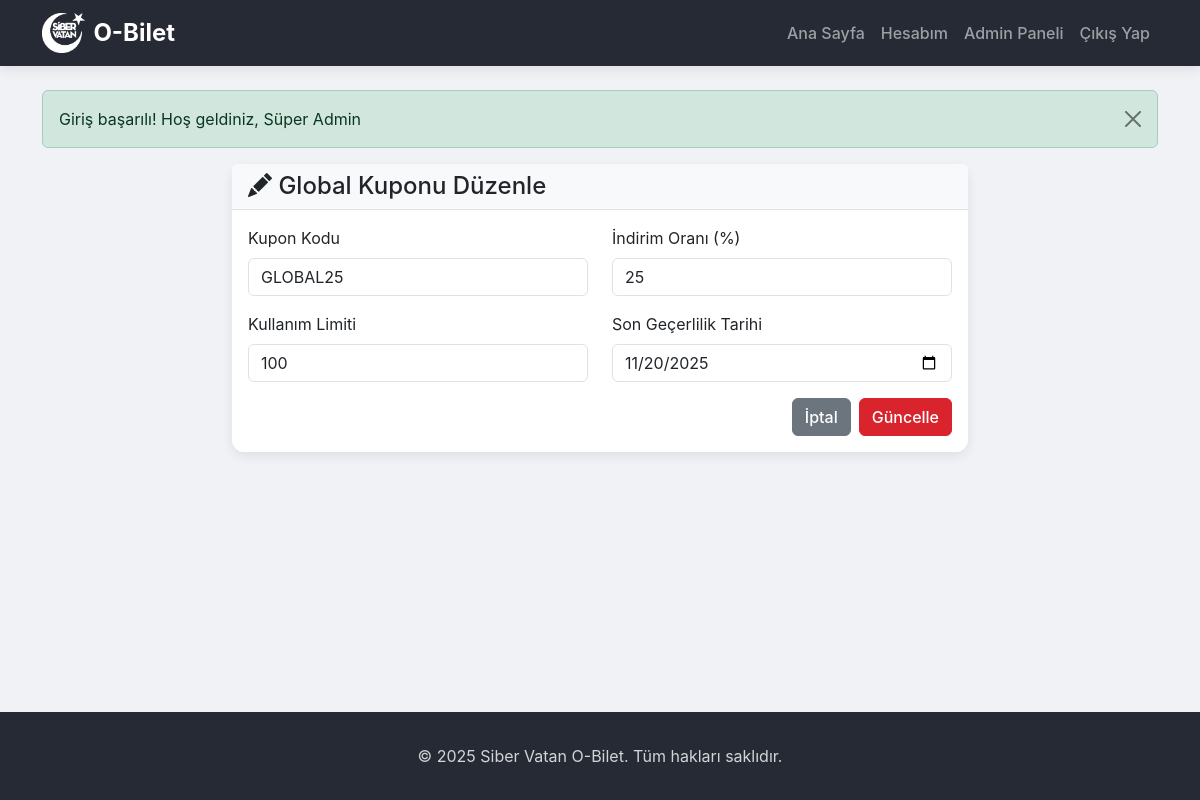
The page /public/admin/editCoupon/8a2e74c6-ef25-4ad3-baa2-f634688ac799 (signed in) on the database its author committed.
### tables this page shows
CREATE TABLE Coupons (
            id TEXT PRIMARY KEY,
            code TEXT UNIQUE NOT NULL,
            discount REAL NOT NULL, -- Oransal (örn: 0.10 for 10%) veya sabit
            usage_limit INTEGER NOT NULL DEFAULT 1,
            expire_date DATETIME NOT NULL,
            company_id TEXT, -- NULL ise global kupon
            created_at DATETIME DEFAULT CURRENT_TIMESTAMP,
            FOREIGN KEY (company_id) REFERENCES Bus_Company(id) ON DELETE SET NULL
        );

### src/Controllers/BaseController.php (called while the page is built, shortened)
<?php
class BaseController {
    public function __construct($pdo) {
        $this->pdo = $pdo;
    }
    protected function view($viewName, $data = []) {
        extract($data);
        require __DIR__ . "/../Views/{$viewName}.php";
        require __DIR__ . '/../Views/layout.php';
    }
}
?>

### public/index.php (called while the page is built, shortened)
<?php
require_once __DIR__ . '/../src/Controllers/BaseController.php';
require_once __DIR__ . '/../router.php';
?>

### src/Models/Coupon.php (called while the page is built, shortened)
<?php
class Coupon {
    private $pdo;
    public function __construct($pdo) {
        $this->pdo = $pdo;
    }
    public function findById($id) {
        $stmt = $this->pdo->prepare("SELECT * FROM Coupons WHERE id = ?");
        $stmt->execute([$id]);
        return $stmt->fetch(PDO::FETCH_ASSOC);
    }
}
?>

### src/Views/admin/edit_coupon.php (the view)
<div class="row justify-content-center">
    <div class="col-md-8">
        <div class="card">
            <div class="card-header">
                <h4 class="mb-0"><i class="bi bi-pencil-fill"></i> Global Kuponu Düzenle</h4>
            </div>
            <div class="card-body">
                <?php if (isset($coupon)): ?>
                <form action="/sibervatanbilet/public/admin/editCoupon/<?php echo $coupon['id']; ?>" method="POST">
                    <div class="row">
                        <div class="col-md-6 mb-3">
                            <label for="code" class="form-label">Kupon Kodu</label>
                            <input type="text" class="form-control" id="code" name="code" value="<?php echo htmlspecialchars($coupon['code']); ?>" required>
                        </div>
                        <div class="col-md-6 mb-3">
                            <label for="discount" class="form-label">İndirim Oranı (%)</label>
                            <input type="number" class="form-control" id="discount" name="discount" value="<?php echo htmlspecialchars($coupon['discount']); ?>" min="1" max="100" required>
                        </div>
                    </div>
                    <div class="row">
                        <div class="col-md-6 mb-3">
                            <label for="usage_limit" class="form-label">Kullanım Limiti</label>
                            <input type="number" class="form-control" id="usage_limit" name="usage_limit" value="<?php echo htmlspecialchars($coupon['usage_limit']); ?>" required>
                        </div>
                        <div class="col-md-6 mb-3">
                            <label for="expire_date" class="form-label">Son Geçerlilik Tarihi</label>
                            <input type="date" class="form-control" id="expire_date" name="expire_date" value="<?php echo date('Y-m-d', strtotime($coupon['expire_date'])); ?>" required>
                        </div>
                    </div>
                    <div class="d-flex justify-content-end">
                        <a href="/sibervatanbilet/public/admin/coupons" class="btn btn-secondary me-2">İptal</a>
                        <button type="submit" class="btn btn-primary">Güncelle</button>
                    </div>
                </form>
                <?php else: ?>
                    <div class="alert alert-danger">Kupon bulunamadı.</div>
                <?php endif; ?>
            </div>
        </div>
    </div>
</div>

### public/css/style.css (style rules this page uses)
:root { --sv-primary: #252A34; --sv-secondary: #D9232D; --sv-blue: #007BFF; --sv-light: #f8f9fa; --sv-dark: #212529; --sv-success: #198754; --sv-danger: #dc3545; --sv-warning: #ffc107; --sv-white: #ffffff; --sv-body-bg: #f0f2f5; }
body { font-family: -apple-system, BlinkMacSystemFont, "Segoe UI", Roboto, "Helvetica Neue", Arial, sans-serif; background-color: var(--sv-body-bg); display: flex; flex-direction: column; min-height: 100vh; }
.btn { border-radius: 0.375rem; font-weight: 500; transition: all 0.2s ease-in-out; }
.btn-primary { background-color: var(--sv-secondary); border-color: var(--sv-secondary); }
.card { border: none; border-radius: 0.75rem; box-shadow: 0 4px 12px rgba(0, 0, 0, 0.08); transition: all 0.3s ease-in-out; }
.card-header { background-color: var(--sv-light); border-bottom: 1px solid #dee2e6; font-weight: 600; }

### rows shown on the page
coupons: code "GLOBAL25", discount "25", usage_limit "100", expire_date "11/20/2025"

### other values the page prints
$_SESSION['flash_message'] "Giriş başarılı! Hoş geldiniz, Süper Admin"
